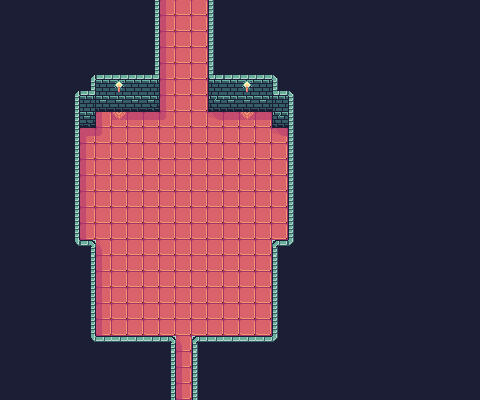

The image is a tile-based game level rendered from a .tmx file. Its description and complete source (layers, tilesets, objects, tile grids) follow:
An orthogonal 30x25 tile map with 16x16 px tiles, 2 tile layers (prototype, base) and 2 objects (north_exit, south_exit).

<map version="1.10" tiledversion="1.10.2" orientation="orthogonal" renderorder="right-down" width="30" height="25" tilewidth="16" tileheight="16" infinite="0" nextlayerid="38" nextobjectid="48">
 <tileset firstgid="1" source="../FaerieForest_PetricakeGamesTSX.tsx" />
 <layer id="1" name="prototype" width="30" height="25">
  <data encoding="csv">
163,163,163,163,163,163,163,163,163,166,169,169,169,166,163,163,163,163,163,163,163,163,163,163,163,163,163,163,163,163,
163,163,163,163,163,163,163,163,163,166,169,169,169,166,163,163,163,163,163,163,163,163,163,163,163,163,163,163,163,163,
163,163,163,163,163,163,163,163,163,166,169,169,169,166,163,163,163,163,163,163,163,163,163,163,163,163,163,163,163,163,
163,163,163,163,163,163,163,163,163,166,169,169,169,166,163,163,163,163,163,163,163,163,163,163,163,163,163,163,163,163,
163,163,163,163,163,163,163,163,163,166,169,169,169,166,163,163,163,163,163,163,163,163,163,163,163,163,163,163,163,163,
163,163,163,163,163,163,166,168,166,166,169,169,169,166,166,168,166,163,163,163,163,163,163,163,163,163,163,163,163,163,
163,163,163,163,166,166,166,166,166,166,169,169,169,166,166,166,166,166,166,163,163,163,163,163,163,163,163,163,163,163,
163,163,163,163,166,166,169,169,169,169,169,169,169,169,169,169,169,166,166,163,163,163,163,163,163,163,163,163,163,163,
163,163,163,163,166,169,169,169,169,169,169,169,169,169,169,169,169,169,166,163,163,163,163,163,163,163,163,163,163,163,
163,163,163,163,166,169,169,169,169,169,169,169,169,169,169,169,169,169,166,163,163,163,163,163,163,163,163,163,163,163,
163,163,163,163,166,169,169,169,169,169,169,169,169,169,169,169,169,169,166,163,163,163,163,163,163,163,163,163,163,163,
163,163,163,163,166,169,169,169,169,169,169,169,169,169,169,169,169,169,166,163,163,163,163,163,163,163,163,163,163,163,
163,163,163,163,166,169,169,169,169,169,169,169,169,169,169,169,169,169,166,163,163,163,163,163,163,163,163,163,163,163,
163,163,163,163,166,169,169,169,169,169,169,169,169,169,169,169,169,169,166,163,163,163,163,163,163,163,163,163,163,163,
163,163,163,163,166,169,169,169,169,169,169,169,169,169,169,169,169,169,166,163,163,163,163,163,163,163,163,163,163,163,
163,163,163,163,166,166,169,169,169,169,169,169,169,169,169,169,169,166,166,163,163,163,163,163,163,163,163,163,163,163,
163,163,163,163,163,166,169,169,169,169,169,169,169,169,169,169,169,166,163,163,163,163,163,163,163,163,163,163,163,163,
163,163,163,163,163,166,169,169,169,169,169,169,169,169,169,169,169,166,163,163,163,163,163,163,163,163,163,163,163,163,
163,163,163,163,163,166,169,169,169,169,169,169,169,169,169,169,169,166,163,163,163,163,163,163,163,163,163,163,163,163,
163,163,163,163,163,166,169,169,169,169,169,169,169,169,169,169,169,166,163,163,163,163,163,163,163,163,163,163,163,163,
163,163,163,163,163,166,169,169,169,169,169,169,169,169,169,169,169,166,163,163,163,163,163,163,163,163,163,163,163,163,
163,163,163,163,163,166,166,166,166,166,166,169,166,166,166,166,166,166,163,163,163,163,163,163,163,163,163,163,163,163,
163,163,163,163,163,163,163,163,163,163,166,169,166,163,163,163,163,163,163,163,163,163,163,163,163,163,163,163,163,163,
163,163,163,163,163,163,163,163,163,163,166,169,166,163,163,163,163,163,163,163,163,163,163,163,163,163,163,163,163,163,
163,163,163,163,163,163,163,163,163,163,166,169,166,163,163,163,163,163,163,163,163,163,163,163,163,163,163,163,163,163
</data>
 </layer>
 <layer id="35" name="base" width="30" height="25">
  <data encoding="csv">
115,115,115,115,115,115,115,115,115,37,61,41,41,40,115,115,115,115,115,115,115,115,115,115,115,115,115,115,115,115,
115,115,115,115,115,115,115,115,115,37,61,41,41,40,115,115,115,115,115,115,115,115,115,115,115,115,115,115,115,115,
115,115,115,115,115,115,115,115,115,37,61,41,41,40,115,115,115,115,115,115,115,115,115,115,115,115,115,115,115,115,
115,115,115,115,115,115,115,115,115,37,61,41,41,40,115,115,115,115,115,115,115,115,115,115,115,115,115,115,115,115,
115,115,115,115,115,1,5,5,5,42,61,41,41,45,5,5,5,4,115,115,115,115,115,115,115,115,115,115,115,115,
115,115,115,115,1,42,21,7,21,164,61,41,41,165,21,7,21,45,4,115,115,115,115,115,115,115,115,115,115,115,
115,115,115,115,37,164,8,8,8,60,61,41,41,63,8,8,8,165,40,115,115,115,115,115,115,115,115,115,115,115,
115,115,115,115,37,60,61,25,26,26,79,41,41,151,26,25,26,63,40,115,115,115,115,115,115,115,115,115,115,115,
115,115,115,115,37,43,79,41,41,41,41,41,41,41,41,41,41,151,40,115,115,115,115,115,115,115,115,115,115,115,
115,115,115,115,37,61,41,41,41,41,41,41,41,41,41,41,41,41,40,115,115,115,115,115,115,115,115,115,115,115,
115,115,115,115,37,61,41,41,41,41,41,41,41,41,41,41,41,41,40,115,115,115,115,115,115,115,115,115,115,115,
115,115,115,115,37,61,41,41,41,41,41,41,41,41,41,41,41,41,40,115,115,115,115,115,115,115,115,115,115,115,
115,115,115,115,37,61,41,41,41,41,41,41,41,41,41,41,41,41,40,115,115,115,115,115,115,115,115,115,115,115,
115,115,115,115,37,61,41,41,41,41,41,41,41,41,41,41,41,41,40,115,115,115,115,115,115,115,115,115,115,115,
115,115,115,115,37,61,41,41,41,41,41,41,41,41,41,41,41,41,40,115,115,115,115,115,115,115,115,115,115,115,
115,115,115,115,73,27,80,41,41,41,41,41,41,41,41,41,41,9,76,115,115,115,115,115,115,115,115,115,115,115,
115,115,115,115,115,37,61,41,41,41,41,41,41,41,41,41,41,40,115,115,115,115,115,115,115,115,115,115,115,115,
115,115,115,115,115,37,61,41,41,41,41,41,41,41,41,41,41,40,115,115,115,115,115,115,115,115,115,115,115,115,
115,115,115,115,115,37,61,41,41,41,41,41,41,41,41,41,41,40,115,115,115,115,115,115,115,115,115,115,115,115,
115,115,115,115,115,37,61,41,41,41,41,41,41,41,41,41,41,40,115,115,115,115,115,115,115,115,115,115,115,115,
115,115,115,115,115,37,61,41,41,41,41,41,41,41,41,41,41,40,115,115,115,115,115,115,115,115,115,115,115,115,
115,115,115,115,115,73,6,6,6,6,27,80,9,6,6,6,6,76,115,115,115,115,115,115,115,115,115,115,115,115,
115,115,115,115,115,115,115,115,115,115,37,61,40,115,115,115,115,115,115,115,115,115,115,115,115,115,115,115,115,115,
115,115,115,115,115,115,115,115,115,115,37,61,40,115,115,115,115,115,115,115,115,115,115,115,115,115,115,115,115,115,
115,115,115,115,115,115,115,115,115,115,37,61,40,115,115,115,115,115,115,115,115,115,115,115,115,115,115,115,115,115
</data>
 </layer>
 <objectgroup id="37" name="objects_01">
  <object id="46" name="north_exit" x="184" y="2.25">
   <point />
  </object>
  <object id="47" name="south_exit" x="184" y="399.125">
   <point />
  </object>
 </objectgroup>
</map>
